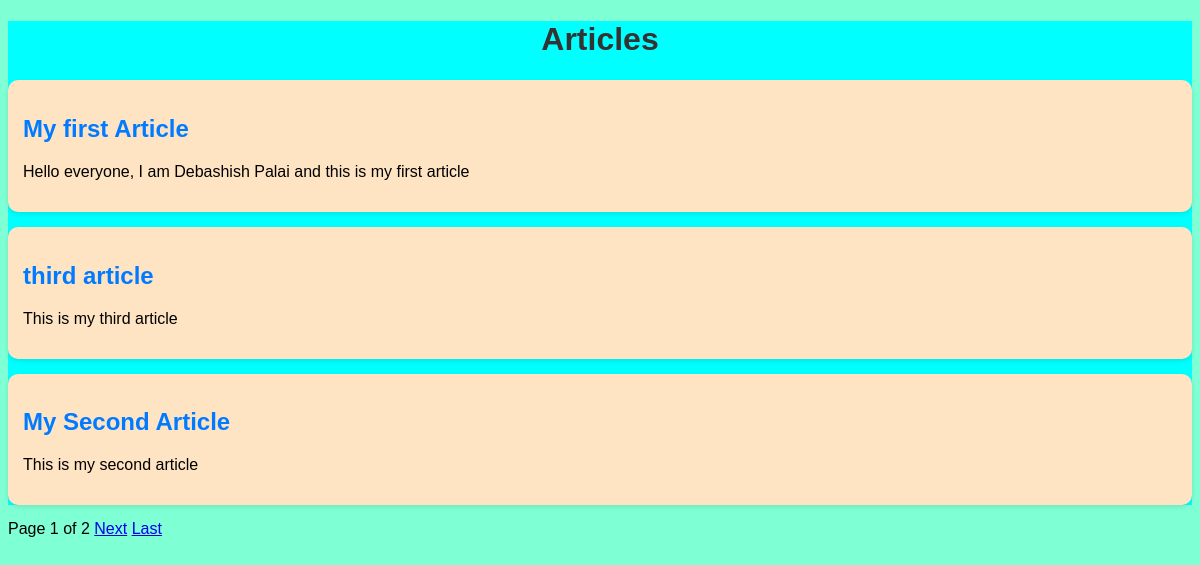
The page / on the database its author committed.
### articleapp/models.py (models this page shows, shortened)
class Article(models.Model):
    class Status(models.TextChoices):
        DRAFT = 'DF', 'Draft'
        PUBLISHED = 'PB', 'Published'
    objects = models.Manager()
    title = models.CharField(max_length=200)
    slug = models.SlugField()
    content = models.TextField()
    status = models.CharField(
    max_length=2,
    choices=Status.choices,
    default=Status.DRAFT
)
    published = PublishedManager()
    publish=models.DateTimeField(default=timezone.now)

### articleapp/views.py (the view)
# urls.py: path('', views.article_list),
def article_list(request):
    articles = Article.published.all()
    paginator = Paginator(articles, 3)
    page_number = request.GET.get('page')
    page_obj = paginator.get_page(page_number)
    return render(request, 'article_list.html', {'page_obj':page_obj})

### articleapp/models.py (called while the page is built)
    def get_queryset(self):
        return super().get_queryset().filter(status=Article.Status.PUBLISHED)

### articleapp/templates/article_list.html (shortened to what this page needs)
{% load static %}
<!DOCTYPE html>
<html>
<head>
    <link rel="stylesheet" href="{% static 'css/style.css' %}">
</head>
<body>
<div class = "artcon">
<h1>Articles</h1>
{% for article in page_obj %}
<div class = "artcard">
    <h2>{{ article.title }}</h2>
    <p>{{ article.content }}</p>
</div>
{% endfor %}
</div>
{% include "pagination.html" %}
</body>
</html>

### articleapp/templates/pagination.html (shortened to what this page needs)
<div class="pagination">
    <span>
        Page {{ page_obj.number }} of {{ page_obj.paginator.num_pages }}
    </span>
    {% if page_obj.has_next %}
        <a href="?page={{ page_obj.next_page_number }}">Next</a>
        <a href="?page={{ page_obj.paginator.num_pages }}">Last</a>
    {% endif %}
</div>

### articleapp/static/css/style.css (style rules this page uses)
body { background-color: #f5f5f5; font-family: Arial; background-color: aquamarine; }
h1 { text-align: center; color: #333; }
.artcon { width: 100%; height: auto; background-color: aqua; }
.artcard { background: white; padding: 15px; margin: 15px 0; border-radius: 10px; box-shadow: 0px 2px 5px rgba(0,0,0,0.1); background-color: bisque; }
.artcard h2 { color: #007BFF; }

### rows shown on the page
Article: title "My first Article", content "Hello everyone, I am Debashish Palai and this is my first article"
Article: title "third article", content "This is my third article"
Article: title "My Second Article", content "This is my second article"

### other values the page prints
{{ page_obj.number }} "1"
{{ page_obj.paginator.num_pages }} "2"
